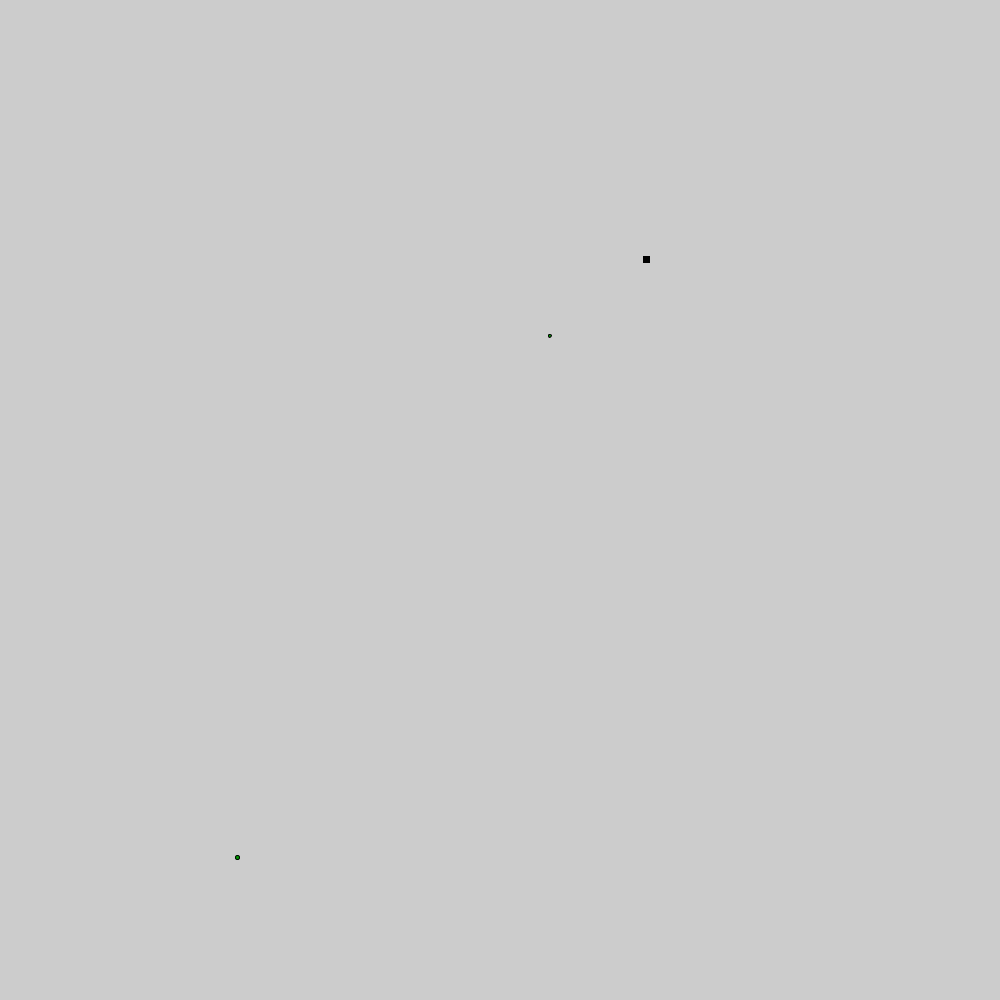
Frame 1 (no input)
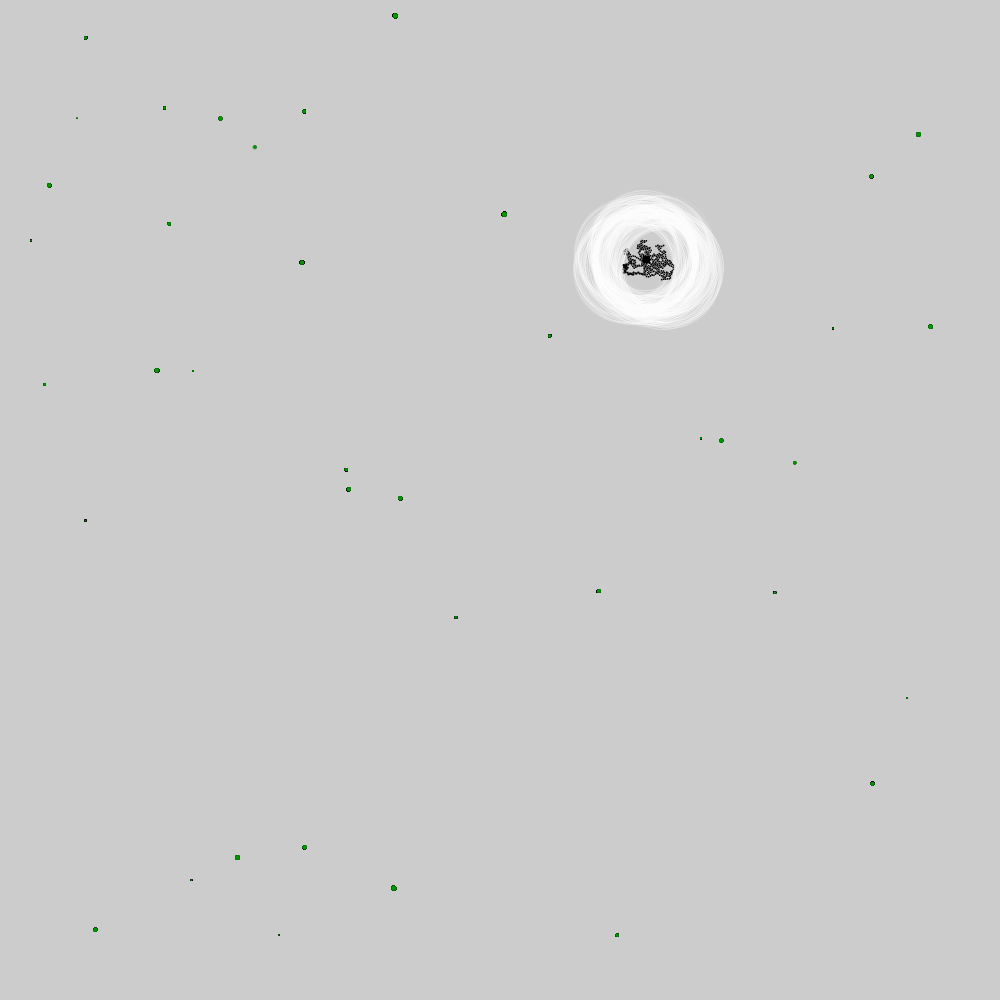
Frame 60 (the mouse pressed at the canvas centre just before this capture)
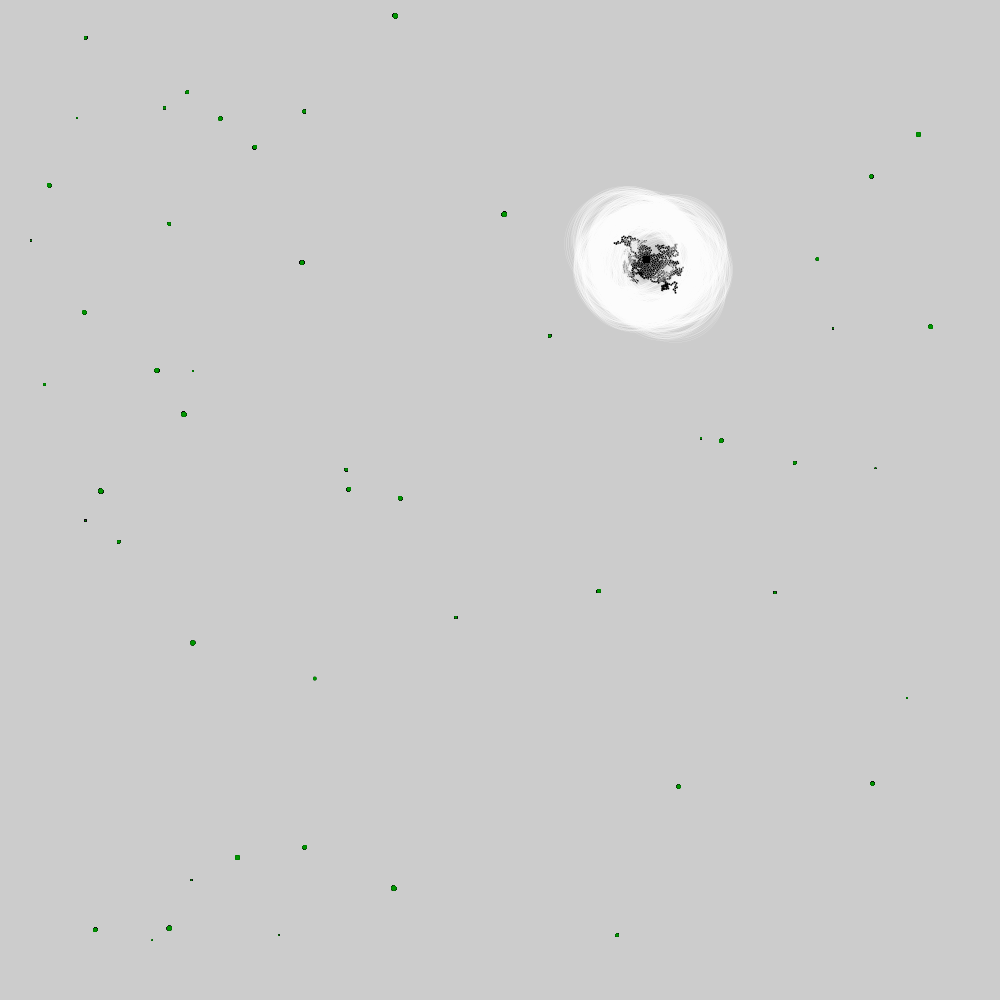
Frame 120 (the mouse held since frame 60 and released just before this capture)

The Processing sketch that drew these frames (run headless with seeded random() and noise(); from frame 60 on, the mouse is pressed at the canvas centre):

// Processing sketch: enviroment
// ── enviroment.pde
World world = new World();

void setup() {
  size(1000,1000); 
}

void draw() {
  //if(world.timer()>1200) background(127, 70, 200);
  //else background(255, 200, 150);
  world.collectFood();
  world.addPopulation();
  world.addHome();
  world.addForest();
  world.nightReturnHome();
  world.woodChopping();
}

// ── home.pde
class Home {
 PVector homeLoc;
 
 Home() {
  homeLoc = new PVector(random(width), random(height));
 }
 
  void show() {
    fill(0);
    stroke(0);
    rectMode(CENTER);
    square(homeLoc.x, homeLoc.y, 6);
  }
}

// ── moverBase.pde
class moverBase {
  PVector pos;
  PVector A = new PVector(0,0);
  PVector V = new PVector(0,0);
  float sight = 100;
  float health = 100;
  float thirst;
  float hunger;
  float speed = 4;
  
  moverBase(PVector tempPos) {
    pos = tempPos;
  }
  
  void acceleration() {
    A = new PVector(random(-1*speed,speed),random(-1*speed,speed));
  }
 
  void show() {
    fill(0);
    circle(pos.x, pos.y, 2);
    noFill();
    strokeWeight(0.1);
    stroke(255);
    circle(pos.x, pos.y, sight);
  }
 
  void move() {
    V.add(A);
    V.limit(2);
    pos.add(V);
    A.mult(0);
    edge();
    acceleration();
  }
  
  void edge() {
   if(pos.x>width) pos.x = 0;
   else if(pos.x<0) pos.x = width;
   else if(pos.y<0) pos.y = height;
   else if(pos.y>height) pos.y = 0;
  }
  
}

// ── trees.pde
class Trees {
  PVector treeLoc;
  float treeSize = random(1,5);
  float wood = treeSize*10;
  
  Trees() {
    treeLoc = new PVector(random(width), random(height));
  }
  void show() {
    fill(0,150,0);
    circle(treeLoc.x, treeLoc.y, treeSize);
  }
  
  public PVector treeLoc() {
    return treeLoc;
  }
}

// ── world.pde
class World {
  int time=0;
  float collectedWood;
  ArrayList<Home> homes= new ArrayList<Home>();
  int treeCount = 20;
  int population =10;
  ArrayList<Trees> forest = new ArrayList<Trees>();
  ArrayList<moverBase> bob = new ArrayList<moverBase>();
  float days;

  PVector treeSub;
  PVector homeSub;


  int timer() {
    time+=1;
    if (time>2400) {
      time=0;
      days+=1;
    }
      
    return time;
  }


  void addPopulation() {
    for(Home h : homes) {
      PVector spawnLoc = h.homeLoc.copy();
      //initial population
      if (bob.size()<population) {
        bob.add(new moverBase(spawnLoc));
      }
      //additional growth
      if(random(500)/homes.size()<2) bob.add(new moverBase(spawnLoc));
    }
    
    for (moverBase bob : bob) {
      bob.show();
      bob.move();
      bob.health-=0.1;
    }
    
    for(int i=0; i<bob.size(); i++) {
      moverBase b = bob.get(i);
      if(b.health<1) {
        bob.remove(i);
      }
      if(bob.size()>1000) bob.remove(0);
    }
  }

  void addForest() {
    if (forest.size()<treeCount) forest.add(new Trees());
    if(random(forest.size())<10) forest.add(new Trees());
    
    for (Trees forest : forest) {
      forest.show();
    }
  }
  
  void addHome() {
    if(homes.size() == 0) homes.add(new Home());
    
    if(collectedWood>500) {
      collectedWood-=500;
      homes.add(new Home());
    }
    for(Home h : homes) {
      h.show(); 
    }
  }

  void collectFood() {
    for (Trees t : forest) {
      for (moverBase bob : bob) {
        if (dist(t.treeLoc.x, t.treeLoc.y, bob.pos.x, bob.pos.y)<bob.sight/2) {
          //Acceleration towards trees
          treeSub = bob.pos.copy();
          treeSub.sub(t.treeLoc);
          treeSub.setMag(t.treeSize);
          if (time<1200) {
            bob.A.sub(treeSub);
          }
        }
      }
    }
  }

  void nightReturnHome() {
    if (time>1200) {
      for (moverBase bob : bob) {
        for(Home h : homes) {
          bob.A.mult(0.2);
          if (dist(h.homeLoc.x, h.homeLoc.y, bob.pos.x, bob.pos.y)<bob.sight/2) {
            //Acceleration towards home
            homeSub = bob.pos.copy();
            homeSub.sub(h.homeLoc);
            homeSub.setMag(0.2);
            bob.A.sub(homeSub);
          }
        }
      }
    }
  }

  void woodChopping() {
    for (Trees t : forest) {
      for (moverBase bob : bob) {
        if (dist(t.treeLoc.x, t.treeLoc.y, bob.pos.x, bob.pos.y)<t.treeSize/2) {
          t.wood-=0.5;
          collectedWood+=0.5;
          println(collectedWood);
        }
      }
    }
    for (int i=0; i<forest.size(); i++) {
      Trees t = forest.get(i);
      if (t.wood<1) {
        treeCount-=1;
        forest.remove(i);
      }
    }
  }

}
